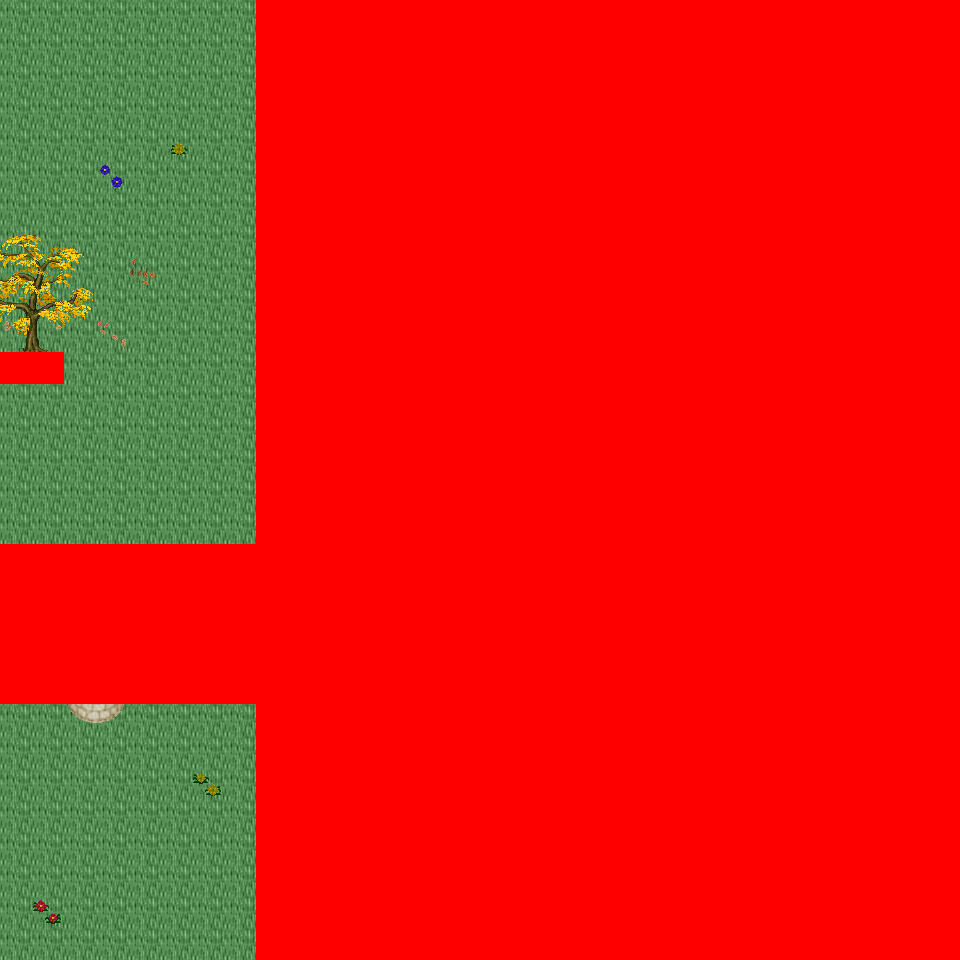

A level layout from a 2D game, rendered from its tile map. Below: a short description, then the map file with tile-grid data replaced by summaries:
An orthogonal 30x30 tile map with 32x32 px tiles, 6 tile layers (Ground, Object, Object2, Above, ...), 37 tilesets and 5 objects (5x mapchange).

<map version="1.0" orientation="orthogonal" renderorder="right-down" width="30" height="30" tilewidth="32" tileheight="32" nextobjectid="6">
  <tileset firstgid="1" name="tileset_logic_collision" tilewidth="32" tileheight="32" tilecount="1" columns="1">
    <image source="../drawable/tileset_logic_collision.png" width="32" height="32" />
  </tileset>
  <tileset firstgid="2" name="tileset_ground_ground" tilewidth="32" tileheight="32" tilecount="33" columns="3">
    <image source="../drawable/tileset_ground_ground.png" width="96" height="352" />
  </tileset>
  <tileset firstgid="35" name="tileset_building_castle" tilewidth="32" tileheight="32" tilecount="320" columns="20">
    <image source="../drawable/tileset_building_castle.png" width="640" height="512" />
  </tileset>
  <tileset firstgid="355" name="tileset_item_weapon_cannon" tilewidth="32" tileheight="32" tilecount="12" columns="3">
    <image source="../drawable/tileset_item_weapon_cannon.png" width="96" height="128" />
  </tileset>
  <tileset firstgid="367" name="tileset_item_pot_barrels_1" tilewidth="32" tileheight="32" tilecount="8" columns="4">
    <image source="../drawable/tileset_item_pot_barrels_1.png" width="128" height="64" />
  </tileset>
  <tileset firstgid="375" name="tileset_ground_water_pool" tilewidth="32" tileheight="32" tilecount="72" columns="3">
    <image source="../drawable/tileset_ground_water_pool.png" width="96" height="768" />
  </tileset>
  <tileset firstgid="447" name="tileset_ground_earth_edges" tilewidth="32" tileheight="32" tilecount="18" columns="6">
    <image source="../drawable/tileset_ground_earth_edges.png" width="192" height="96" />
  </tileset>
  <tileset firstgid="465" name="tileset_ground_grass_edges" tilewidth="32" tileheight="32" tilecount="36" columns="12">
    <image source="../drawable/tileset_ground_grass_edges.png" width="384" height="96" />
  </tileset>
  <tileset firstgid="501" name="tileset_ground_grass_corners" tilewidth="32" tileheight="32" tilecount="24" columns="6">
    <image source="../drawable/tileset_ground_grass_corners.png" width="192" height="128" />
  </tileset>
  <tileset firstgid="525" name="tileset_plant_tree_tree_darkgreen" tilewidth="32" tileheight="32" tilecount="88" columns="8">
    <image source="../drawable/tileset_plant_tree_tree_darkgreen.png" width="256" height="352" />
  </tileset>
  <tileset firstgid="613" name="tileset_plant_stump_stump_vertical" tilewidth="32" tileheight="32" tilecount="1" columns="1">
    <image source="../drawable/tileset_plant_stump_stump_vertical.png" width="32" height="32" />
  </tileset>
  <tileset firstgid="614" name="tileset_building_decoration_pool" tilewidth="32" tileheight="32" tilecount="9" columns="3">
    <image source="../drawable/tileset_building_decoration_pool.png" width="96" height="96" />
  </tileset>
  <tileset firstgid="623" name="tileset_plant_vine" tilewidth="32" tileheight="32" tilecount="3" columns="1">
    <image source="../drawable/tileset_plant_vine.png" width="32" height="96" />
  </tileset>
  <tileset firstgid="626" name="tileset_plant_flower_leafy_daisy_red" tilewidth="32" tileheight="32" tilecount="8" columns="2">
    <image source="../drawable/tileset_plant_flower_leafy_daisy_red.png" width="64" height="128" />
  </tileset>
  <tileset firstgid="634" name="tileset_plant_flower_daisy_blue" tilewidth="32" tileheight="32" tilecount="8" columns="2">
    <image source="../drawable/tileset_plant_flower_daisy_blue.png" width="64" height="128" />
  </tileset>
  <tileset firstgid="642" name="tileset_plant_flower_daisy_white" tilewidth="32" tileheight="32" tilecount="8" columns="2">
    <image source="../drawable/tileset_plant_flower_daisy_white.png" width="64" height="128" />
  </tileset>
  <tileset firstgid="650" name="tileset_plant_flower_leafy_daisy_yellow" tilewidth="32" tileheight="32" tilecount="8" columns="2">
    <image source="../drawable/tileset_plant_flower_leafy_daisy_yellow.png" width="64" height="128" />
  </tileset>
  <tileset firstgid="658" name="tileset_plant_flower_foxgloves" tilewidth="32" tileheight="32" tilecount="4" columns="2">
    <image source="../drawable/tileset_plant_flower_foxgloves.png" width="64" height="64" />
  </tileset>
  <tileset firstgid="662" name="tileset_plant_tree_locust_tree" tilewidth="32" tileheight="32" tilecount="20" columns="4">
    <image source="../drawable/tileset_plant_tree_locust_tree.png" width="128" height="160" />
  </tileset>
  <tileset firstgid="682" name="tileset_furniture_chair_bench_iron" tilewidth="32" tileheight="32" tilecount="4" columns="2">
    <image source="../drawable/tileset_furniture_chair_bench_iron.png" width="64" height="64" />
  </tileset>
  <tileset firstgid="686" name="tileset_item_statue_seahorse" tilewidth="32" tileheight="32" tilecount="12" columns="4">
    <image source="../drawable/tileset_item_statue_seahorse.png" width="128" height="96" />
  </tileset>
  <tileset firstgid="698" name="tileset_building_decoration_chimney_brown_stacks" tilewidth="32" tileheight="32" tilecount="2" columns="1">
    <image source="../drawable/tileset_building_decoration_chimney_brown_stacks.png" width="32" height="64" />
  </tileset>
  <tileset firstgid="700" name="tileset_plant_flower_small_flower_bed_2" tilewidth="32" tileheight="32" tilecount="12" columns="3">
    <image source="../drawable/tileset_plant_flower_small_flower_bed_2.png" width="96" height="128" />
  </tileset>
  <tileset firstgid="712" name="tileset_plant_flower_flower_bed_1" tilewidth="32" tileheight="32" tilecount="35" columns="7">
    <image source="../drawable/tileset_plant_flower_flower_bed_1.png" width="224" height="160" />
  </tileset>
  <tileset firstgid="747" name="tileset_plant_flower_pointed_yellow" tilewidth="32" tileheight="32" tilecount="2" columns="2">
    <image source="../drawable/tileset_plant_flower_pointed_yellow.png" width="64" height="32" />
  </tileset>
  <tileset firstgid="749" name="tileset_plant_flower_red_white" tilewidth="32" tileheight="32" tilecount="16" columns="4">
    <image source="../drawable/tileset_plant_flower_red_white.png" width="128" height="128" />
  </tileset>
  <tileset firstgid="765" name="tileset_building_decoration_chimney" tilewidth="32" tileheight="32" tilecount="2" columns="1">
    <image source="../drawable/tileset_building_decoration_chimney.png" width="32" height="64" />
  </tileset>
  <tileset firstgid="767" name="tileset_furniture_light_lamp_blue" tilewidth="32" tileheight="32" tilecount="3" columns="1">
    <image source="../drawable/tileset_furniture_light_lamp_blue.png" width="32" height="96" />
  </tileset>
  <tileset firstgid="770" name="tileset_plant_tree_fall_trees" tilewidth="32" tileheight="32" tilecount="40" columns="8">
    <image source="../drawable/tileset_plant_tree_fall_trees.png" width="256" height="160" />
  </tileset>
  <tileset firstgid="810" name="tileset_plant_leaves" tilewidth="32" tileheight="32" tilecount="8" columns="4">
    <image source="../drawable/tileset_plant_leaves.png" width="128" height="64" />
  </tileset>
  <tileset firstgid="818" name="tileset_plant_flower_planted_containers" tilewidth="32" tileheight="32" tilecount="16" columns="4">
    <image source="../drawable/tileset_plant_flower_planted_containers.png" width="128" height="128" />
  </tileset>
  <tileset firstgid="834" name="tileset_building_decoration_banner" tilewidth="32" tileheight="32" tilecount="12" columns="1">
    <image source="../drawable/tileset_building_decoration_banner.png" width="32" height="384" />
  </tileset>
  <tileset firstgid="846" name="tileset_building_cottage" tilewidth="32" tileheight="32" tilecount="256" columns="16">
    <image source="../drawable/tileset_building_cottage.png" width="512" height="512" />
  </tileset>
  <tileset firstgid="1102" name="tileset_building_door_doors" tilewidth="32" tileheight="32" tilecount="256" columns="16">
    <image source="../drawable/tileset_building_door_doors.png" width="512" height="512" />
  </tileset>
  <tileset firstgid="1358" name="tileset_building_roof_thatched_roof" tilewidth="32" tileheight="32" tilecount="256" columns="16">
    <image source="../drawable/tileset_building_roof_thatched_roof.png" width="512" height="512" />
  </tileset>
  <tileset firstgid="1614" name="tileset_building_window_windows" tilewidth="32" tileheight="32" tilecount="256" columns="16">
    <image source="../drawable/tileset_building_window_windows.png" width="512" height="512" />
  </tileset>
  <tileset firstgid="1870" name="tileset_ground_ground_3" tilewidth="32" tileheight="32" tilecount="5" columns="5">
    <image source="../drawable/tileset_ground_ground_3.png" width="160" height="32" />
  </tileset>
  <layer name="Ground" width="30" height="30">
    <data>[900 cells, 896 non-empty, 4 distinct tile ids]</data>
  </layer>
  <layer name="Object" width="30" height="30">
    <data>[900 cells, 253 non-empty, 31 distinct tile ids]</data>
  </layer>
  <layer name="Object2" width="30" height="30">
    <data>[900 cells, 28 non-empty, 9 distinct tile ids]</data>
  </layer>
  <layer name="Above" width="30" height="30">
    <data>[900 cells, 341 non-empty, 34 distinct tile ids]</data>
  </layer>
  <layer name="Above2" width="30" height="30">
    <data>[900 cells, 0 non-empty, 0 distinct tile ids]</data>
  </layer>
  <layer name="Walkable" width="30" height="30">
    <data>[900 cells, 702 non-empty, 1 distinct tile ids]</data>
  </layer>
  <objectgroup name="MapEvents">
    <object id="1" name="north" type="mapchange" x="0" y="0" width="256" height="32">
      <properties>
        <property name="map" value="0_ados_mountain_n2_w2_x3_y1" />
        <property name="place" value="south" />
      </properties>
    </object>
    <object id="2" name="south" type="mapchange" x="0" y="928" width="256" height="32">
      <properties>
        <property name="map" value="0_ados_mountain_n2_w2_x3_y3" />
        <property name="place" value="north" />
      </properties>
    </object>
    <object id="3" name="west" type="mapchange" x="0" y="0" width="32" height="352">
      <properties>
        <property name="map" value="0_ados_mountain_n2_w2_x2_y2" />
        <property name="place" value="east" />
      </properties>
    </object>
    <object id="4" name="west2" type="mapchange" x="0" y="384" width="32" height="160">
      <properties>
        <property name="map" value="0_ados_mountain_n2_w2_x2_y2" />
        <property name="place" value="east2" />
      </properties>
    </object>
    <object id="5" name="west3" type="mapchange" x="0" y="704" width="32" height="256">
      <properties>
        <property name="map" value="0_ados_mountain_n2_w2_x2_y2" />
        <property name="place" value="east3" />
      </properties>
    </object>
  </objectgroup>
</map>
